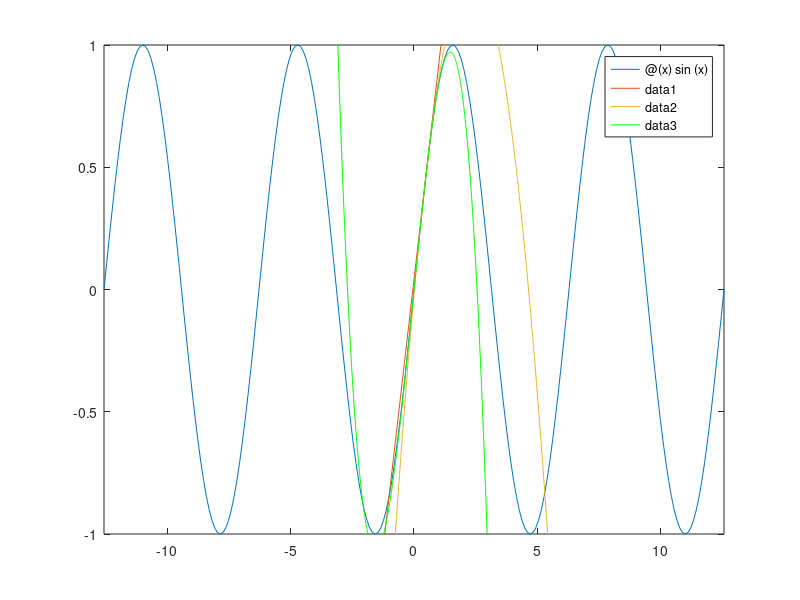

Source code (MATLAB):
function Taylor

fplot(@(x)sin(x),[-4*pi,4*pi]);

x0=1/2;
hold on;
fplot(@(x)(sin(x0)+cos(x0)*(x-x0)),[-4*pi,4*pi]);

fplot(@(x)(sin(x0)+cos(x0)*(x-x0)-sin(x0)*(x-x0)^2/2),[-4*pi,4*pi]);
fplot(@(x)(sin(x0)+cos(x0)*(x-x0)-sin(x0)*(x-x0)^2/2-cos(x0)*(x-x0)^3/6),[-4*pi,4*pi],'g');

axis([-4*pi 4*pi -1 1])